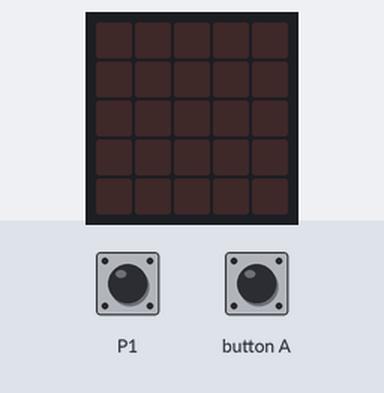
Bench run of a program on a simulated BBC micro:bit (MakeCode). On the bench: the board's 5×5 LED display. The test bench sets the inputs (shaded band). The short countdown, score and lost-life animations are approximate.

Above: at 1.2 s.
1.3 s: touch pin P1 pressed for 0.15 s
At 1.7 s:
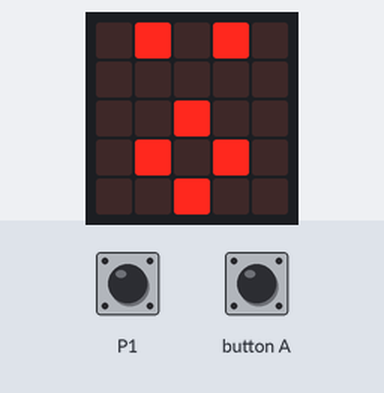
At 3.1 s:
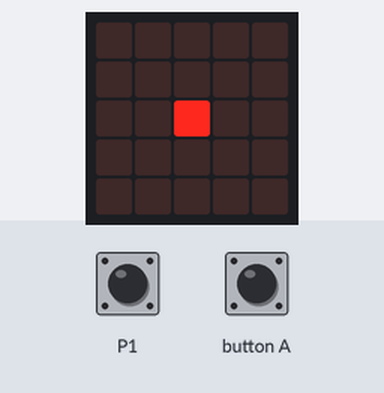
4.1 s: button A pressed for 0.15 s
At 4.8 s:
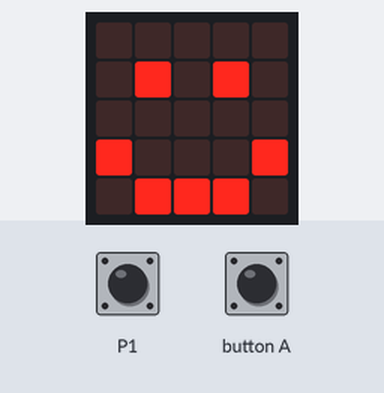
Timing chart, 0 to 7.1 s (numbered marks = the images above; inputs shaded):
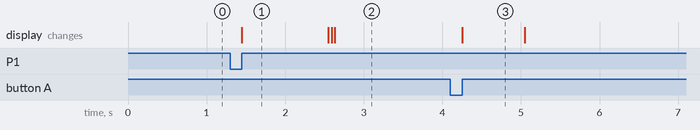

Measured:
- after the input at 1.3 s, the display: changes after 0.15 s (image 1)
- after the input at 4.1 s, the display: changes after 0.15 s (image 3)
- what the display in image 1 shows lasts 1.1 s, from 1.5 s to 2.6 s
- what the display in image 3 shows lasts 0.8 s, from 4.3 s to 5.1 s

The program:

main.ts
```typescript
input.onButtonPressed(Button.A, function () {
    basic.showIcon(IconNames.Happy)
    basic.pause(200)
    basic.clearScreen()
})
input.onGesture(Gesture.Shake, function () {

})
input.onPinPressed(TouchPin.P1, function () {
    basic.showIcon(IconNames.Surprised)
    basic.pause(500)
    basic.clearScreen()
    game.removeLife(1)
    if (game.score() == 0) {
        game.gameOver()
    }
})
game.setScore(3)
basic.forever(function () {

})
```

test.ts
```typescript
// tests gaan hier; deze zal niet worden gecompileerd wanneer dit pakket wordt gebruikt als extensie.
```
